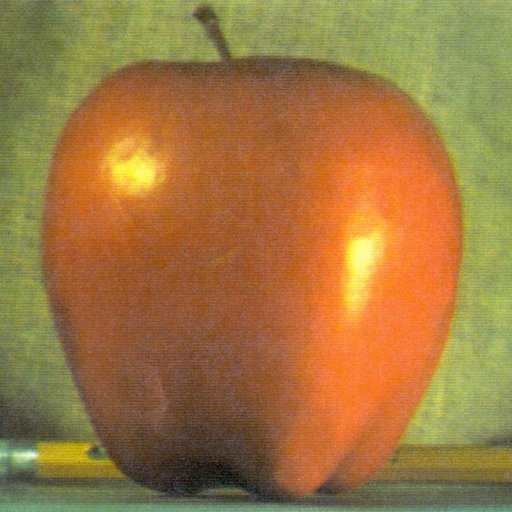
#> input picture Pyramid Downsample and Upsample/apple.jpg, 512 x 512 px
$ python 68b.py
#> lines starting #> are read from the running program, lines starting #| are printed output that depends on the picture
# reconstruction blending using pyramid ---
# step 1: load the 2 images
# step 2: find the gaussian pyramid for both images
# step 3: from the gaussian pyramid, find their laplacian pyramids
# step 4: join each halves of both laplacian pyramids
# step 5: reconstruct the image from the merged pyramids

import cv2
import numpy as np

apple = cv2.imread("apple.jpg")
#> apple is the input picture: shape (512, 512, 3); mean B, G, R 64.8, 119.7, 159.1
orange = cv2.imread("orange.jpg")
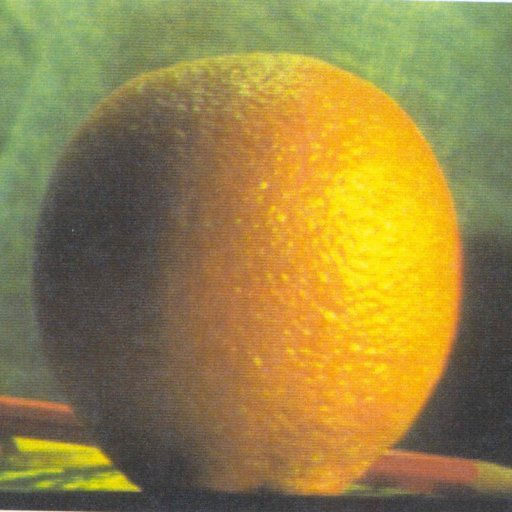
#> input picture Pyramid Downsample and Upsample/orange.jpg, 512 x 512 px
#> orange is the input picture: shape (512, 512, 3); mean B, G, R 69.2, 131.8, 150.2

apple_orange = np.hstack((apple[:, :256], orange[:, 256:]))
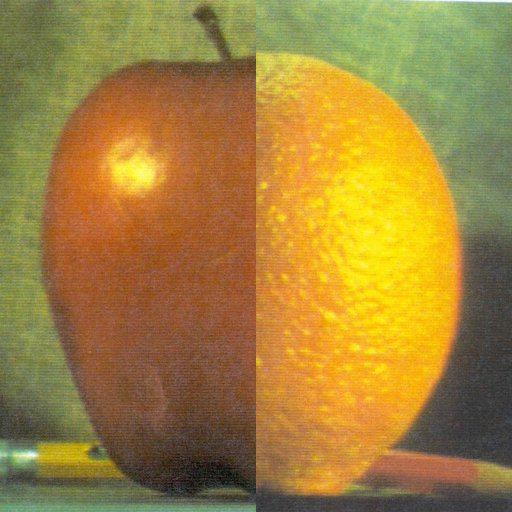
#> apple_orange: shape (512, 512, 3); mean B, G, R 60.6, 130.3, 160.7


# generate gaus pyramid for apple
gaus_apple1 = cv2.pyrDown(apple)
gaus_apple2 = cv2.pyrDown(gaus_apple1)

# generate gaus pyramid for orange
gaus_orange1 = cv2.pyrDown(orange)
gaus_orange2 = cv2.pyrDown(gaus_orange1)
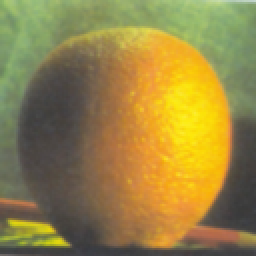
#> gaus_orange2: shape (128, 128, 3) (shown 2 times larger); mean B, G, R 69.3, 132.2, 150.5

# generate laplacian pyramid for apple
lp_apple2 = cv2.pyrUp(gaus_apple2)
lp_apple1 = cv2.pyrUp(gaus_apple1)

lap_apple2 = cv2.subtract(gaus_apple1, lp_apple2)
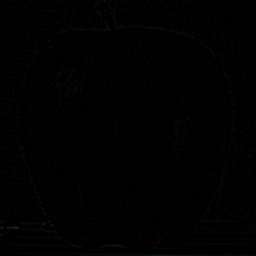
#> lap_apple2: shape (256, 256, 3); mean B, G, R 1.3, 1.1, 1
lap_apple1 = cv2.subtract(apple, lp_apple1)


# generate laplacian pyramid for orange
lp_orange2 = cv2.pyrUp(gaus_orange2)
lp_orange1 = cv2.pyrUp(gaus_orange1)

lap_orange2 = cv2.subtract(gaus_orange1, lp_orange2)
lap_orange1 = cv2.subtract(orange, lp_orange1)


# join the halves of their laplacian
cols1, rows1, chn1 = lap_apple1.shape
#> cols1 = 512; rows1 = 512; chn1 = 3
cols2, rows2, chn2 = lap_apple2.shape
#> cols2 = 256; rows2 = 256; chn2 = 3

laplacian1 = np.hstack((lap_apple1[:, 0:int(cols1 // 2)], lap_orange1[:, int(cols1 // 2):]))
laplacian2 = np.hstack((lap_apple2[:, 0:int(cols2 // 2)], lap_orange2[:, int(cols2 // 2):]))

print(apple.shape)
#| (512, 512, 3)
print(laplacian1.shape)
#| (512, 512, 3)


# reconstruct by merging the joined laplacian halves with their upsampled versions
#apple_orange_reconstruct = cv2.pyrUp(laplacian)
apple_orange_re = cv2.pyrUp(laplacian2)

apple_orange_reconstruct2 = cv2.add(laplacian1, apple_orange_re)
apple_orange_reconstruct1 = cv2.add(apple_orange, laplacian1)


cv2.imshow('apple', apple)
cv2.imshow('orange', orange)
cv2.imshow('apple_orange', apple_orange)
cv2.imshow('laplacian2', laplacian2)
cv2.imshow('laplacian1', laplacian1)
cv2.imshow('apple_orange_reconstruct2', apple_orange_reconstruct2)
cv2.imshow('apple_orange_reconstruct1', apple_orange_reconstruct1)


cv2.waitKey(0)
cv2.destroyAllWindows()
